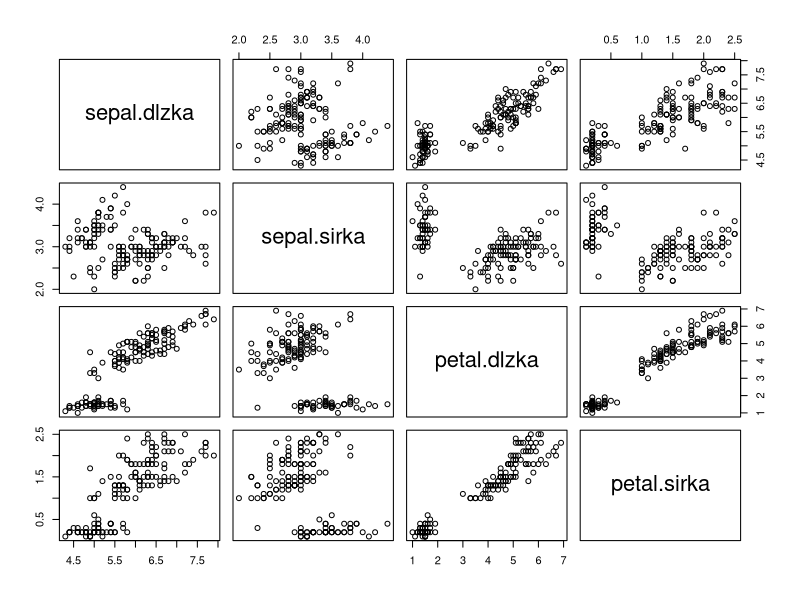

Here is the R script that generated this plot:
data <- read.table('iris.data', header = TRUE,  sep = ',')

head(data, n = 5)

# Chceme iba číselné hodnoty
dataset <- data[,1:4]

# 3. Korelačná matica
cor(dataset, method = "pearson")

# 4. Vizualizácia
plot(dataset)

install.packages("ggplot2")